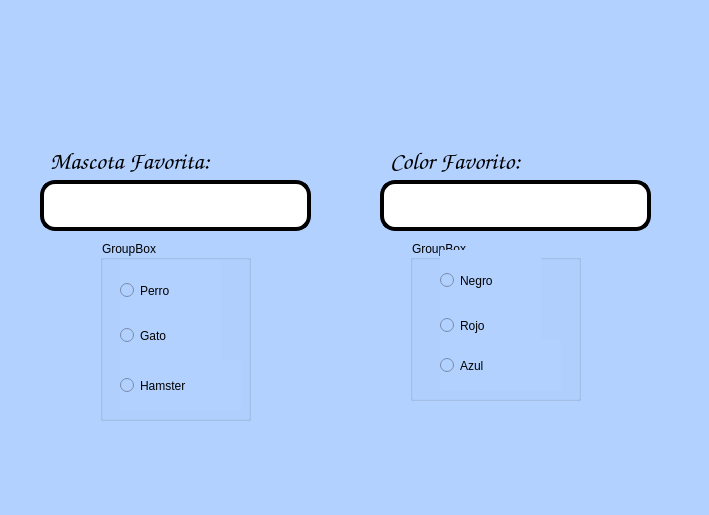
<?xml version="1.0" encoding="UTF-8"?>
<ui version="4.0">
 <class>MainWindow</class>
 <widget class="QMainWindow" name="MainWindow">
  <property name="geometry">
   <rect>
    <x>0</x>
    <y>0</y>
    <width>709</width>
    <height>515</height>
   </rect>
  </property>
  <property name="windowTitle">
   <string>MainWindow</string>
  </property>
  <property name="styleSheet">
   <string notr="true">background-color: rgb(178, 209, 255);</string>
  </property>
  <widget class="QWidget" name="centralwidget">
   <widget class="QLabel" name="imagen">
    <property name="geometry">
     <rect>
      <x>0</x>
      <y>10</y>
      <width>121</width>
      <height>101</height>
     </rect>
    </property>
    <property name="autoFillBackground">
     <bool>false</bool>
    </property>
    <property name="styleSheet">
     <string notr="true"/>
    </property>
    <property name="text">
     <string/>
    </property>
    <property name="pixmap">
     <pixmap resource="../Archivos/Recursos.qrc">:/logos/FIT_logo_vertical.png</pixmap>
    </property>
    <property name="scaledContents">
     <bool>true</bool>
    </property>
   </widget>
   <widget class="QLabel" name="imagen_2">
    <property name="geometry">
     <rect>
      <x>500</x>
      <y>-10</y>
      <width>181</width>
      <height>91</height>
     </rect>
    </property>
    <property name="autoFillBackground">
     <bool>false</bool>
    </property>
    <property name="styleSheet">
     <string notr="true"/>
    </property>
    <property name="text">
     <string/>
    </property>
    <property name="pixmap">
     <pixmap resource="../Archivos/Recursos.qrc">:/logos/log_uat_nuevo.png</pixmap>
    </property>
    <property name="scaledContents">
     <bool>true</bool>
    </property>
   </widget>
   <widget class="QLabel" name="imagen_3">
    <property name="geometry">
     <rect>
      <x>600</x>
      <y>370</y>
      <width>101</width>
      <height>91</height>
     </rect>
    </property>
    <property name="autoFillBackground">
     <bool>false</bool>
    </property>
    <property name="styleSheet">
     <string notr="true"/>
    </property>
    <property name="text">
     <string/>
    </property>
    <property name="pixmap">
     <pixmap resource="../Archivos/Recursos.qrc">:/ejercicios/ContornoTD.jpg</pixmap>
    </property>
    <property name="scaledContents">
     <bool>true</bool>
    </property>
   </widget>
   <widget class="QLabel" name="label">
    <property name="geometry">
     <rect>
      <x>50</x>
      <y>146</y>
      <width>261</width>
      <height>31</height>
     </rect>
    </property>
    <property name="font">
     <font>
      <family>Comic Sans MS</family>
      <pointsize>18</pointsize>
      <weight>9</weight>
      <italic>false</italic>
      <bold>false</bold>
     </font>
    </property>
    <property name="styleSheet">
     <string notr="true">font: 75 18pt &quot;Comic Sans MS&quot;;</string>
    </property>
    <property name="text">
     <string>Mascota Favorita:</string>
    </property>
   </widget>
   <widget class="QLineEdit" name="txt_Mascota">
    <property name="geometry">
     <rect>
      <x>40</x>
      <y>180</y>
      <width>271</width>
      <height>51</height>
     </rect>
    </property>
    <property name="font">
     <font>
      <family>Comic Sans MS</family>
      <pointsize>22</pointsize>
      <weight>9</weight>
      <italic>false</italic>
      <bold>false</bold>
     </font>
    </property>
    <property name="styleSheet">
     <string notr="true">border: 4px solid black;
background-color: rgb(255, 255, 255);
border-radius: 15px;
font: 75 22pt &quot;Comic Sans MS&quot;;</string>
    </property>
    <property name="text">
     <string/>
    </property>
    <property name="alignment">
     <set>Qt::AlignCenter</set>
    </property>
   </widget>
   <widget class="QLabel" name="label_2">
    <property name="geometry">
     <rect>
      <x>390</x>
      <y>146</y>
      <width>221</width>
      <height>31</height>
     </rect>
    </property>
    <property name="font">
     <font>
      <family>Comic Sans MS</family>
      <pointsize>18</pointsize>
      <weight>9</weight>
      <italic>false</italic>
      <bold>false</bold>
     </font>
    </property>
    <property name="styleSheet">
     <string notr="true">font: 75 18pt &quot;Comic Sans MS&quot;;</string>
    </property>
    <property name="text">
     <string>Color Favorito:</string>
    </property>
   </widget>
   <widget class="QLineEdit" name="txt_Color">
    <property name="geometry">
     <rect>
      <x>380</x>
      <y>180</y>
      <width>271</width>
      <height>51</height>
     </rect>
    </property>
    <property name="font">
     <font>
      <family>Comic Sans MS</family>
      <pointsize>22</pointsize>
      <weight>9</weight>
      <italic>false</italic>
      <bold>false</bold>
     </font>
    </property>
    <property name="styleSheet">
     <string notr="true">border: 4px solid black;
background-color: rgb(255, 255, 255);
border-radius: 15px;
font: 75 22pt &quot;Comic Sans MS&quot;;</string>
    </property>
    <property name="text">
     <string/>
    </property>
    <property name="alignment">
     <set>Qt::AlignCenter</set>
    </property>
   </widget>
   <widget class="QGroupBox" name="groupBox_2">
    <property name="geometry">
     <rect>
      <x>100</x>
      <y>240</y>
      <width>151</width>
      <height>181</height>
     </rect>
    </property>
    <property name="title">
     <string>GroupBox</string>
    </property>
    <widget class="QRadioButton" name="rb_perro">
     <property name="geometry">
      <rect>
       <x>20</x>
       <y>20</y>
       <width>101</width>
       <height>61</height>
      </rect>
     </property>
     <property name="styleSheet">
      <string notr="true">font: 75 14pt &quot;Comic Sans MS&quot;;</string>
     </property>
     <property name="text">
      <string>Perro</string>
     </property>
    </widget>
    <widget class="QRadioButton" name="rb_hamster">
     <property name="geometry">
      <rect>
       <x>20</x>
       <y>120</y>
       <width>121</width>
       <height>51</height>
      </rect>
     </property>
     <property name="styleSheet">
      <string notr="true">font: 75 14pt &quot;Comic Sans MS&quot;;</string>
     </property>
     <property name="text">
      <string>Hamster</string>
     </property>
    </widget>
    <widget class="QRadioButton" name="rb_gato">
     <property name="geometry">
      <rect>
       <x>20</x>
       <y>60</y>
       <width>101</width>
       <height>71</height>
      </rect>
     </property>
     <property name="styleSheet">
      <string notr="true">font: 75 14pt &quot;Comic Sans MS&quot;;</string>
     </property>
     <property name="text">
      <string>Gato</string>
     </property>
    </widget>
   </widget>
   <widget class="QGroupBox" name="groupBox">
    <property name="geometry">
     <rect>
      <x>410</x>
      <y>240</y>
      <width>171</width>
      <height>161</height>
     </rect>
    </property>
    <property name="title">
     <string>GroupBox</string>
    </property>
    <widget class="QRadioButton" name="rb_negro">
     <property name="geometry">
      <rect>
       <x>30</x>
       <y>10</y>
       <width>101</width>
       <height>61</height>
      </rect>
     </property>
     <property name="styleSheet">
      <string notr="true">font: 75 14pt &quot;Comic Sans MS&quot;;</string>
     </property>
     <property name="text">
      <string>Negro</string>
     </property>
    </widget>
    <widget class="QRadioButton" name="rb_rojo">
     <property name="geometry">
      <rect>
       <x>30</x>
       <y>50</y>
       <width>101</width>
       <height>71</height>
      </rect>
     </property>
     <property name="styleSheet">
      <string notr="true">font: 75 14pt &quot;Comic Sans MS&quot;;</string>
     </property>
     <property name="text">
      <string>Rojo</string>
     </property>
    </widget>
    <widget class="QRadioButton" name="rb_azul">
     <property name="geometry">
      <rect>
       <x>30</x>
       <y>100</y>
       <width>121</width>
       <height>51</height>
      </rect>
     </property>
     <property name="styleSheet">
      <string notr="true">font: 75 14pt &quot;Comic Sans MS&quot;;</string>
     </property>
     <property name="text">
      <string>Azul</string>
     </property>
    </widget>
   </widget>
  </widget>
  <widget class="QMenuBar" name="menubar">
   <property name="geometry">
    <rect>
     <x>0</x>
     <y>0</y>
     <width>709</width>
     <height>26</height>
    </rect>
   </property>
  </widget>
  <widget class="QStatusBar" name="statusbar"/>
 </widget>
 <resources>
  <include location="../Archivos/Recursos.qrc"/>
 </resources>
 <connections/>
</ui>
